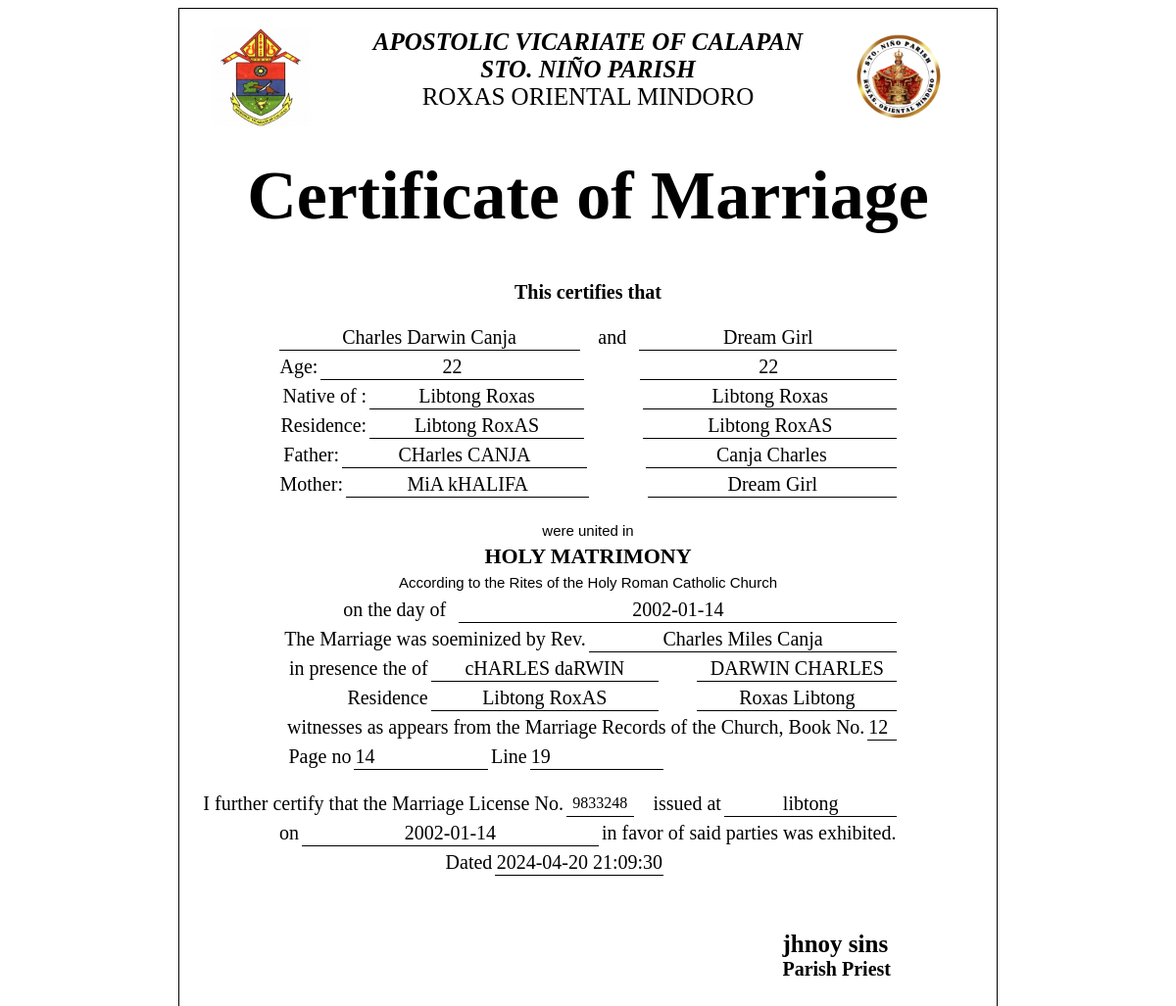
The app's page /form/marriagecert.php?id=1 with its own data.
### tables this page shows
CREATE TABLE `marriage` (
  `id` int(11) NOT NULL,
  `record_no` varchar(255) DEFAULT NULL,
  `priest_name` varchar(255) DEFAULT NULL,
  `groom_name` varchar(255) DEFAULT NULL,
  `groom_legal_status` varchar(255) DEFAULT NULL,
  `groom_age` int(11) DEFAULT NULL,
  `groom_place_of_birth` varchar(255) DEFAULT NULL,
  `groom_address` varchar(255) DEFAULT NULL,
  `groom_father` varchar(255) DEFAULT NULL,
  `groom_mother` varchar(255) DEFAULT NULL,
  `bride_name` varchar(255) DEFAULT NULL,
  `bride_legal_status` varchar(255) DEFAULT NULL,
  `bride_age` int(11) DEFAULT NULL,
  `bride_place_of_birth` varchar(255) DEFAULT NULL,
  `bride_address` varchar(255) DEFAULT NULL,
  `bride_father` varchar(255) DEFAULT NULL,
  `bride_mother` varchar(255) DEFAULT NULL,
  `date_of_marriage` date DEFAULT NULL,
  `native` varchar(255) DEFAULT NULL,
  `natives` varchar(255) DEFAULT NULL,
  `church` varchar(255) DEFAULT NULL,
  `line` int(11) DEFAULT NULL,
  `page` int(11) DEFAULT NULL,
  `book` int(11) DEFAULT NULL,
  `issue` varchar(112) DEFAULT NULL,
  `license` varchar(255) DEFAULT NULL,
  `rev` varchar(255) DEFAULT NULL,
  `presence1` varchar(255) DEFAULT NULL,
  `presence2` varchar(255) DEFAULT NULL,
  `address1` varchar(255) DEFAULT NULL,
  `address2` varchar(255) DEFAULT NULL,
  `bride_date_of_birth` varchar(222) NOT NULL,
  `groom_date_of_birth` varchar(222) NOT NULL,
  `created_at` timestamp NOT NULL DEFAULT current_timestamp()
);

### form/marriagecert.php (the view, shortened to what this page needs)
<?php
include('config.php');
$id = $_GET['id'];
$sql = mysqli_query($con, "SELECT * FROM marriage WHERE id='$id'");
$user = mysqli_fetch_assoc($sql);
?>
<html>
<head>
</head>
<body>
    <div class="certificate">
        <img src="../img/logo2.png" alt="Logo" class="logo">
        <img src="../img/logo.png" alt="Logo" class="logo2">
        <h2 class="title">APOSTOLIC VICARIATE OF CALAPAN</h2>
        <h2 class="title">STO. NIÑO PARISH</h2>
        <p class="title2">ROXAS ORIENTAL MINDORO</p>
        <center>
        <h1 style="font-size: 70px; font-family: &quot;Edwardian Script ITC&quot;, cursive;">Certificate of Marriage</h1>
        </center>
        <h3 style="text-align : center; font-size: 20px;">This certifies that</h3>
        <table style="width: 80%; margin: 0 auto;">
            <tr>
                <td style="width: 49%; font-size: 20px; white-space: nowrap; text-align : center; border-bottom: 1px solid black;"><?= htmlspecialchars($user['groom_name']) ?></td>
                <td style="width: 9%; font-size: 20px; text-align: right;">&nbsp;and&nbsp;&nbsp;</td>
                <td style=" width: 49%; font-size: 20px; white-space: nowrap; text-align : center; border-bottom: 1px solid black;"><?= htmlspecialchars($user['bride_name']) ?></td>
            </tr>
        </table>
        <table style="width: 80%; margin: 0 auto;">
            <tr>
                <td style=" font-size: 20px; text-align: right;">Age: </td>
                <td style="width: 46%; font-size: 20px; text-align : center; white-space: nowrap; border-bottom: 1px solid black;"><?= htmlspecialchars($user['groom_age']) ?></td>
                <td style="width: 9%; font-size: 20px; text-align: right;">&nbsp;&nbsp;&nbsp;</td>
                <td style=" width: 49%; font-size: 20px; text-align : center; white-space: nowrap; border-bottom: 1px solid black;"><?= htmlspecialchars($user['bride_age']) ?></td>
            </tr>
        </table>
        <table style="width: 80%; margin: 0 auto;">
            <tr>
                <td style=" width: 14.5%; font-size: 20px; text-align: right;">Native of : </td>
                <td style="width: 35%; font-size: 20px; text-align : center; white-space: nowrap; border-bottom: 1px solid black;"><?= htmlspecialchars($user['natives']) ?></td>
                <td style="width: 9%; font-size: 20px; text-align: right;">&nbsp;&nbsp;&nbsp;</td>
                <td style=" width: 49%; font-size: 20px; text-align : center; white-space: nowrap; border-bottom: 1px solid black;"><?= htmlspecialchars($user['native']) ?></td>
            </tr>
        </table>
        <table style="width: 80%; margin: 0 auto;">
            <tr>
                <td style=" width: 14.5%; font-size: 20px; text-align: right;">Residence: </td>
                <td style="width: 35%; font-size: 20px; text-align : center; white-space: nowrap; border-bottom: 1px solid black;"><?= htmlspecialchars($user['groom_address']) ?></td>
                <td style="width: 9%; font-size: 20px; text-align: right;">&nbsp;&nbsp;&nbsp;</td>
                <td style=" width: 49%; font-size: 20px; text-align : center; white-space: nowrap; border-bottom: 1px solid black;"><?= htmlspecialchars($user['bride_address']) ?></td>
            </tr>
        </table>
        <table style="width: 80%; margin: 0 auto;">
            <tr>
                <td style=" width: 10%; font-size: 20px; text-align: right;">Father: </td>
                <td style="width: 40%; font-size: 20px; text-align : center; white-space: nowrap; border-bottom: 1px solid black;"><?= htmlspecialchars($user['groom_father']) ?></td>
                <td style="width: 9%; font-size: 20px; text-align: right;">&nbsp;&nbsp;&nbsp;</td>
                <td style=" width: 49%; font-size: 20px; text-align : center;  white-space: nowrap; border-bottom: 1px solid black;"><?= htmlspecialchars($user['bride_father']) ?></td>
            </tr>
        </table>
        <table style="width: 80%; margin: 0 auto;">
            <tr>
                <td style=" width: 10%; font-size: 20px; text-align: right;">Mother: </td>
                <td style="width: 40%; font-size: 20px; text-align : center; white-space: nowrap; border-bottom: 1px solid black;"><?= htmlspecialchars($user['groom_mother']) ?></td>
                <td style="width: 9%; font-size: 20px; text-align: right;">&nbsp;&nbsp;&nbsp;</td>
                <td style=" width: 49%; font-size: 20px; text-align : center; white-space: nowrap; border-bottom: 1px solid black;"><?= htmlspecialchars($user['bride_name']) ?></td>
            </tr>
        </table>
        <br>
        <p style="text-align:center; font-size:15px; font-family:Arial, sans-serif;  margin: 0;
            padding: 5px;">were united in</p>
        <h3 style="text-align:center; font-size:22px; font-family: 'Times New Roman', Times, serif; margin: 0;
            padding: 0;">HOLY MATRIMONY</h3>
        <p style="text-align:center; font-size:15px; font-family:Arial, sans-serif;  margin: 0;
            padding: 5px;">According to the Rites of the Holy Roman Catholic Church</p>
        <table style="width: 90%; margin-left: 0%;">
            <tr>
                <td style="width: 35%; text-align: right; font-size: 20px;"> &nbsp;&nbsp;&nbsp;&nbsp;on the day of
                    &nbsp;</td>
                <td style="width: 60%; font-size: 20px; text-align : center;  white-space: nowrap; border-bottom: 1px solid black;">
                <?= htmlspecialchars($user['date_of_marriage']) ?>
                </td>
            </tr>
        </table>
        <table style="width: 90%; margin-left: 0%;">
            <tr>
                <td style="width: 50%; text-align: right; font-size: 20px;"> The Marriage was soeminized by Rev.</td>
                <td style="width: 40%; font-size: 20px; text-align : center; white-space: nowrap; border-bottom: 1px solid black;">
                <?= htmlspecialchars($user['rev']) ?>
                </td>
            </tr>
        </table>
        <table style="width: 90%; margin-left: 0%;">
            <tr>
                <td style="width: 33%; text-align: right; font-size: 20px;"> in presence the of</td>
                <td style="width: 33%; font-size: 20px; text-align : center; white-space: nowrap; border-bottom: 1px solid black;"><?= htmlspecialchars($user['presence1']) ?><t/td>
                <td style="width: 5%; font-size: 20px;">
                <td style="width: 35%; font-size: 20px; text-align : center; white-space: nowrap; border-bottom: 1px solid black;"><?= htmlspecialchars($user['presence2']) ?>
                </td>
            </tr>
        </table>
        <table style="width: 90%; margin-left: 0%;">
            <tr>
                <td style="width: 33%; text-align: right; font-size: 20px;"> Residence </td>
                <td style="width: 33%; font-size: 20px; text-align : center;  white-space: nowrap; border-bottom: 1px solid black;"><?= htmlspecialchars($user['address1']) ?></td>
                <td style="width: 5%; font-size: 20px; text-align: right;"></td>
                <td style="width: 35%; font-size: 20px; text-align : center; white-space: nowrap; border-bottom: 1px solid black;"><?= htmlspecialchars($user['address2']) ?>
                </td>
            </tr>
        </table>
        <table style="width: 90%; margin-left: 0%;">
            <tr>
                <td style="width:90%; text-align: right; font-size: 20px;">witnesses as appears from the Marriage
                    Records of the Church, Book No.</td>
                <td style="width:4%; font-size: 20px;  border-bottom: 1px solid black;"><?= htmlspecialchars($user['book']) ?>
        </table>
        <table style="width: 60%; margin-left: 0%;">
            <tr>
                <td style="width:5%; text-align: right; font-size: 20px;">Page no</td>
                <td style="width:5%; font-size: 20px;  border-bottom: 1px solid black;"><?= htmlspecialchars($user['page']) ?>
                <td style="width:0%; text-align: right; font-size: 20px;">Line</td>
                <td style="width:5%; font-size: 20px;  border-bottom: 1px solid black;"><?= htmlspecialchars($user['line']) ?>
                </td>
            </tr>
        </table>
        <br>
        <table style="width: 90%; margin-left: 0%;">
            <tr>
                <td style="width:42%; text-align: right; font-size: 20px;">I further certify that the Marriage License
                    No.</td>
                <td style="width:6%; font-size: 16px; text-align: center; border-bottom: 1px solid black;"><?= htmlspecialchars($user['license']) ?>
                <td style="width:10%; text-align: right; font-size: 20px;">issued at</td>
                <td style="width:20%; font-size: 20px; text-align: center;  border-bottom: 1px solid black;"><?= htmlspecialchars($user['issue']) ?>
                </td>
            </tr>
        </table>
        <table style="width: 90%; margin-left: 0%;">
            <tr>
                <td style="width:10%; text-align: right; font-size: 20px;">on</td>
                <td style="width:30%; font-size: 20px; text-align: center;  border-bottom: 1px solid black;"><?= htmlspecialchars($user['date_of_marriage']) ?>
                <td style="width:30%; text-align: right; font-size: 20px;">in favor of said parties was exhibited.</td>
                </td>
            </tr>
        </table>
        <table style="width: 60%; margin-left: 0%;">
            <tr>
                <td style="width:5%; text-align: right; font-size: 20px;"></td>
                <td style="width:5%; font-size: 20px;  border-bottom: 1px solid white;">
                <td style="width:0%; text-align: right; font-size: 20px;">Dated</td>
                <td style="width:5%; font-size: 20px; text-align: center;  border-bottom: 1px solid black;"><?= htmlspecialchars($user['created_at']) ?>
                </td>
            </tr>
        </table>
      <br>
      <br>
      <br>
      <p style="font-size: 20px; padding: 0px; margin: 0; margin-left: 75%; width: 30%;"><strong><a style="font-size: 25px;"><strong><?= htmlspecialchars($user['priest_name']) ?></strong></a></strong></p>
<p style="font-size: 20px; padding: 0px; margin: 0; margin-left: 75%;"><strong>Parish Priest</strong></p>
    </div>

### form/marriagecert.php (style rules this page uses)
.certificate { width: 793.70px; height: 1122.52px; margin: 0 auto; border: 1px solid black; padding: 20px; position: relative; }
.title { text-align: center; font-size: 25px; margin: 0; padding: 0; font-family: 'Times New Roman', Times, serif; font-style: italic; }
.title2 { text-align: center; font-size: 25px; margin: 0; padding: 0; font-family: 'Times New Roman', Times, serif; }
.certificate .logo { position: absolute; top: 20px; left: 10%; transform: translateX(-50%); width: 100px; height: auto; }
.logo2 { position: absolute; top: 20px; right: 0%; transform: translateX(-50%); width: 100px; height: auto; }

### records on screen
marriage: groom_name "Charles Darwin Canja", bride_name "Dream Girl", groom_age "22", bride_age "22", natives "Libtong Roxas", native "Libtong Roxas", groom_address "Libtong RoxAS", bride_address "Libtong RoxAS", groom_father "CHarles CANJA", bride_father "Canja Charles", groom_mother "MiA kHALIFA", date_of_marriage "2002-01-14", rev "Charles Miles Canja", presence1 "cHARLES daRWIN", presence2 "DARWIN CHARLES", address1 "Libtong RoxAS", address2 "Roxas Libtong", book "12", page "14", line "19", license "9833248", issue "libtong", created_at "2024-04-20 21:09:30", priest_name "jhnoy sins"
